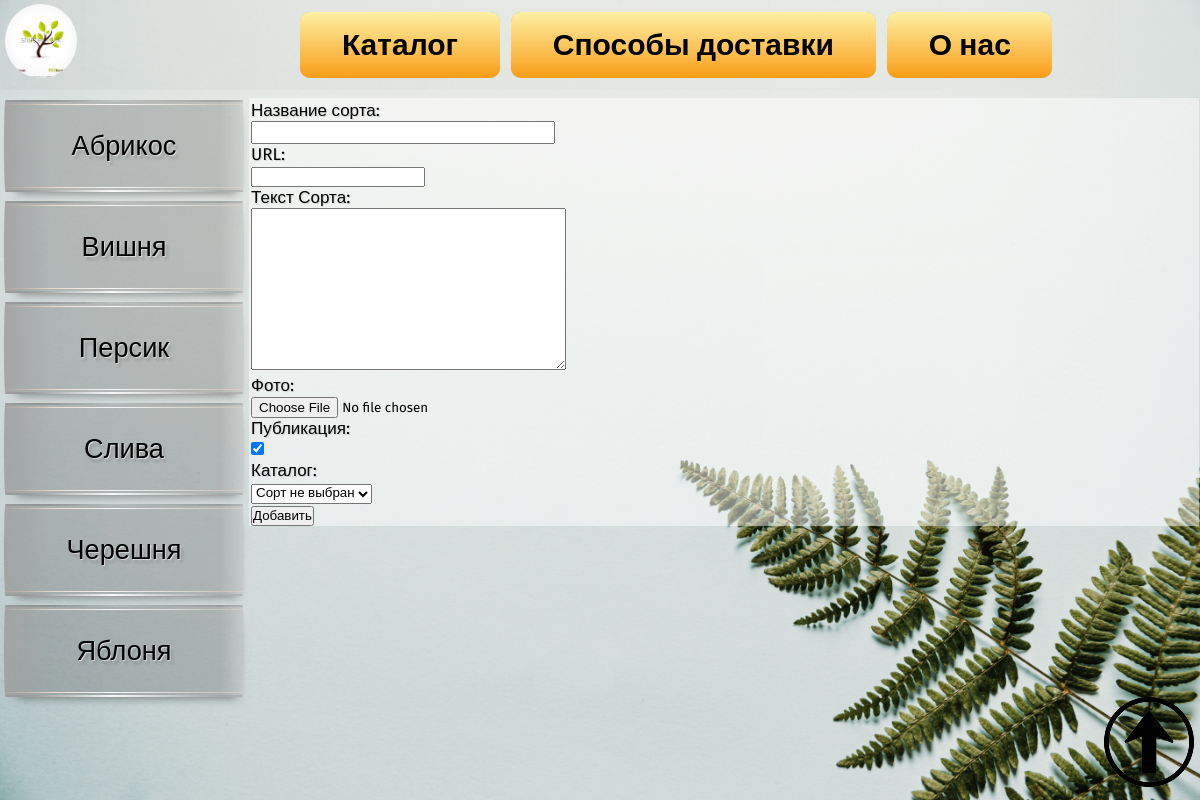
Screenshot of /addpage/ (signed in) with the database file from the repository.
### sazhenci/models.py (models this page shows)
class Left(models.Model):
    name = models.CharField(max_length=255, db_index=True, verbose_name='Каталог сортов')
    slug = models.SlugField(max_length=255, unique=True, db_index=True, verbose_name="URL")
    def __str__(self):
        return self.name
    def get_absolute_url(self):
        return reverse("left", kwargs={"lef_slug": self.slug})
    class Meta:
        verbose_name = 'Каталог сортов'
        verbose_name_plural = 'Каталог сортов'
        ordering = ['id']

### sazhenci/views.py (the view)
# urls.py: path('addpage/', AddPage.as_view(), name='add_page'),
class AddPage(LoginRequiredMixin, DataMixin, CreateView):
    form_class = AddPostForm
    template_name = 'sazhenci/addpage.html'
    success_url = reverse_lazy('home')
    login_url = reverse_lazy('home')
    raise_exception = True
    def get_context_data(self, *, object_list=None, **kwargs):
        context = super().get_context_data(**kwargs)
        c_def = self.get_user_context(title="Добавление статьи")
        return context

### sazhenci/forms.py (shortened to what this page needs)
class AddPostForm(forms.ModelForm):
    def __init__(self, *args, **kwargs):
        super().__init__(*args, **kwargs)
        self.fields['lef'].empty_label = "Сорт не выбран"
    class Meta:
        model = Rasteniya
        fields = ['title', 'slug', 'content', 'photo', 'is_published', 'lef']
        widgets = {
            'title': forms.TextInput(attrs={'class': 'form-input'}),
            'content': forms.Textarea(attrs={'cols': 40, 'rows': 10}),
        }

### sazhenci/templatetags/sazhenci_tags.py (called while the page is built)
@register.inclusion_tag('sazhenci/list_left.html')
def show_left():
    lefts = Left.objects.all()
    return {"lefts": lefts}

### sazhenci/utils.py (called while the page is built)
    def get_user_context(self, **kwargs):
        context = kwargs
        lefts = Left.objects.all()
        user_menu = menu.copy()
        if not self.request.user.is_authenticated:
            user_menu.pop(1)
        context['menu'] = user_menu
        context['lefts'] = lefts
        if 'lef_selected' not in context:
            context['lef_selected'] = 0
        return context

### sazhenci/templates/sazhenci/addpage.html (shortened to what this page needs)
{% extends 'sazhenci/index.html' %}
{% block content %}
<form action="{% url 'add_page' %}" method="post" enctype="multipart/form-data">
{% for f in form %}
<div id="suka">
    <label class="form-label" for="{{ f.id_for_label }}">{{f.label}}: </label><div id="pole">{{ f }}</div>
</div>
{% endfor %}
    <button type="submit">Добавить</button>
</form>
{% endblock %}

### sazhenci/templates/sazhenci/list_left.html
{% for l in lefts %}
    {% if l.pk == lef_selected %}
        <li class="selected">{{l.name}}</li>
    {% else %}
        <li><a href="{{ l.get_absolute_url }}">{{ l.name }}</a></li>
    {% endif %}
{% endfor %}

### sazhenci/static/sazhenci/css/style.css (style rules this page uses)
* { margin: 0; padding: 0; font-family: 'Fira Sans', sans-serif; }
body { background-image: url(back_10.jpeg); background-repeat: no-repeat; background-attachment: fixed; background-size: 100%; }
#left_menu a { display:block; background: rgba(0, 0, 0, 0.178); border-top: 0; padding: 30px; margin-top: 9px; text-decoration: none; color: rgb(0, 0, 0); text-align: center; font-size: 1.7em; font-family: 'Fira Sans', sans-serif; text-shadow: rgba(255,255,255,.5) 1px 1px, rgba(100,100,100,.3) 3px 4px 3px; user-select: none; outline: none; border-radius: 3px / 100%; background-image: linear-gradient(45deg, rgba(255,255,255,.0) 30%, rgba(255, 255, 255, 0.774), rgba(255,255,255,.0) 70%), linear-gradient(to right, rgba(163, 163, 163, 0.856), rgba(255,255,255,0) 20%, rgba(191, 221, 17, 0) 90%, rgba(255,255,255,.3)), linear-gradient(to right, rgba(125,125,125,1), rgba(255, 255, 255, 0.123) 45%, rgba(125,125,125,.5)), linear-gradient(to right, rgba(125,125,125,1), rgba(255, 255, 255, 0.9) 45%, rgba(125,125,125,.5)), linear-gradient(to right, rgba(223,190,170,1), rgba(255,255,255,.9) 45%, rgba(223,190,170,.5)), linear-gradient(to right, rgba(223,190,170,1), rgba(255,255,255,.9) 45%, rgba(223,190,170,.5)); background-repeat: no-repeat; background-size: 200% 100%, auto, 100% 2px, 100% 2px, 100% 1px, 100% 1px; background-position: 200% 0, 0 0, 0 0, 0 100%, 0 4px, 0 calc(100% - 4px); box-shadow: rgba(0,0,0,.5) 3px 10px 10px -10px; }
.form-label { color:rgb(0, 0, 0); float: top; }
#pole { float: top; }
.form-label { display: inline-block; min-width: 150px; vertical-align: top; }
.form-input { width: 300px; font-size: 16px; }

### rows the page displays
Left: name "Абрикос"
Left: name "Вишня"
Left: name "Персик"
Left: name "Слива"
Left: name "Черешня"
Left: name "Яблоня"

### other values shown
{{ f.label }} "Название сорта" "URL" "Текст Сорта" "Фото" "Публикация" "Каталог"
